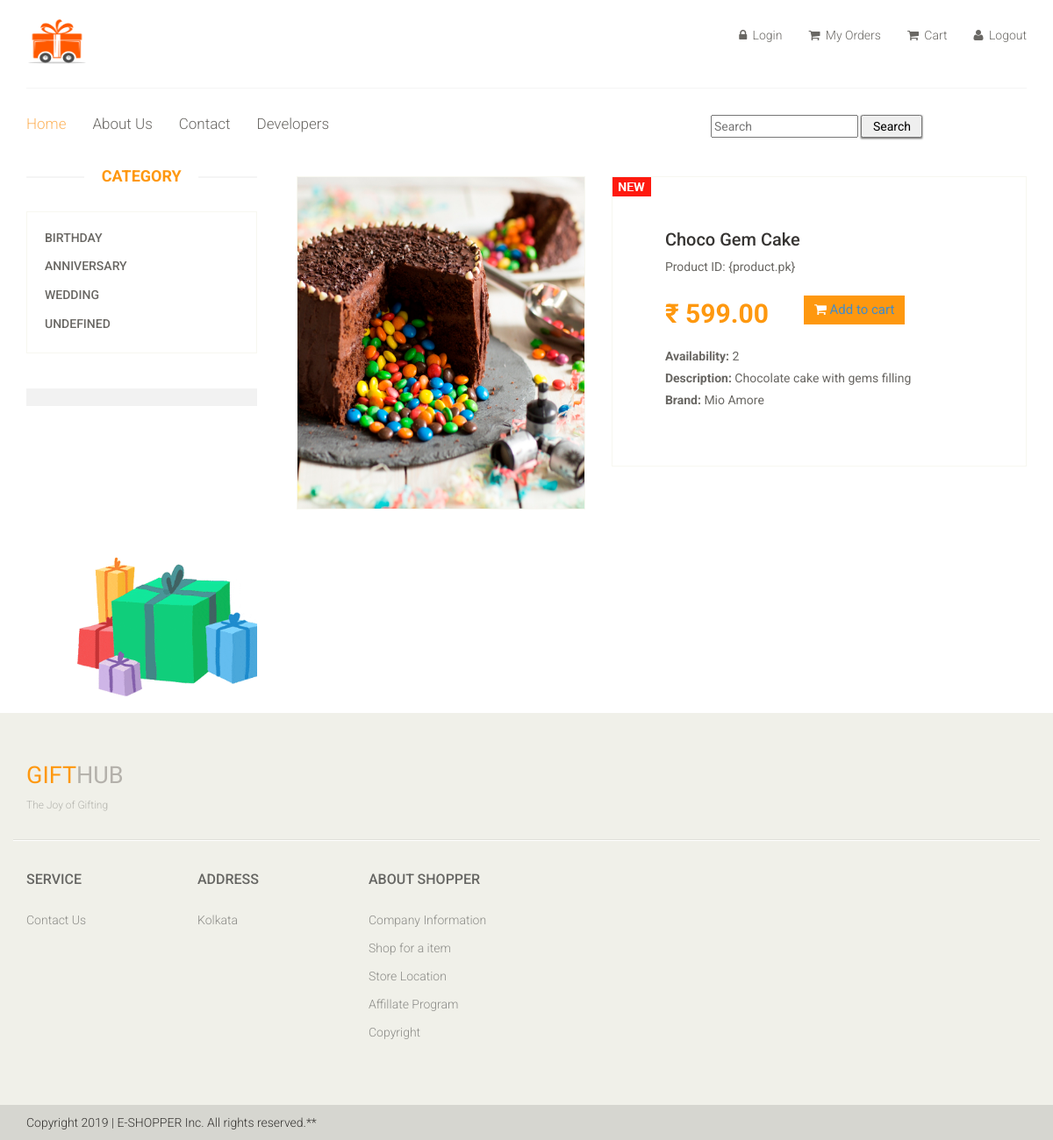
The page /product_details/1 on the database its author committed.
### main/models.py (models this page shows, shortened)
class Occasion(models.Model):
    foreign_main_pk = models.CharField(default='1', max_length=4)
    name = models.CharField(max_length=32)

class Product(models.Model):
    foreign_main_pk = models.CharField(default='1', max_length=4)
    foreign_ocassion_pk = models.CharField(default='4', max_length=4)
    name = models.CharField(max_length=32)
    keyword = models.CharField(max_length=256)
    details = models.TextField(default="details")
    price = models.DecimalField(default='0.00', decimal_places=2, max_digits=10)
    brand = models.CharField(default='brand', max_length=256)
    picture = models.ImageField(max_length=256, upload_to='home/products')
    in_stock = models.DecimalField(default='1', decimal_places=0, max_digits=10)

class Main(models.Model):
    name = models.CharField(max_length=32)
    about = models.TextField(default='Default')
    summary = models.CharField(default="summary", max_length=32)
    facebook = models.CharField(max_length=128)
    twitter = models.CharField(max_length=128)
    instagram = models.CharField(max_length=128)

### main/views.py (the view)
# urls.py: path('product_details/<pk>', views.product_details, name='product_details'),
def product_details(request, pk):
    site_name_f, site_name_l, site_summary = scrape_from_main(site_picker)
    pull_from_ocassion = Occasion.objects.all()
    pull_from_product = Product.objects.get(pk=pk)
    push_to_product_details = {
        'site_name_f' : site_name_f,
        'site_name_l' : site_name_l,
        'site_summary' : site_summary,
        'catagories' : pull_from_ocassion,
        'product' : pull_from_product,
    }
    return render(request, 'front/product_details.html', push_to_product_details)

### main/views.py (called while the page is built)
def scrape_from_main(pk):
    pull_from_main = Main.objects.get(pk=site_picker)
    mid = len(pull_from_main.name)//2
    site_name_f = pull_from_main.name[:mid+1]
    site_name_l = pull_from_main.name[mid+1:]
    site_summary = pull_from_main.summary
    return site_name_f, site_name_l, site_summary

### main/templates/front/product_details.html (shortened to what this page needs)
{% extends 'front/master.html' %}
{% load static %}
{% block mainspace %}
<section>
    <div class="container">
        <div class="row">
            <div class="col-sm-3">
                <div class="left-sidebar">
                    <h2>Category</h2>
                    <div class="panel-group category-products" id="accordian">
                        {% for catagory in catagories %}
                        <div class="panel panel-default">
                            <div class="panel-heading">
                                <h4 class="panel-title"><a href="/">{{catagory.name}}</a></h4>
                            </div>
                        </div>
                        {% endfor %}
                    </div>
                    <div class="shipping text-center">
                        <img src="{% static 'preloaded/images/img5.gif' %}" height="350" width="330" alt="" />
                    </div>
                </div>
            </div>
            <div class="col-sm-9 padding-right">
                <div class="product-details">
                    <div class="col-sm-5">
                        <div class="view-product">
                            <img src="{{product.picture.url}}" alt="" />
                        </div>
                    </div>
                    <div class="col-sm-7">
                        <div class="product-information">
                            <img src="{% static 'preloaded/images/product-details/new.jpg' %}" class="newarrival" alt="" />
                            <h2>{{product.name}}</h2>
                            <p>Product ID: {product.pk}</p>
                            <span>
                                <span>₹ {{product.price}}</span>
                                <button type="button" class="btn btn-fefault cart">
                                    <i class="fa fa-shopping-cart"></i>
                                    <a href="#">Add to cart</a>
                                </button>
                            </span>
                            {% if product.in_stock == 0 %}
                                <p><b>Availability:</b> Not in stock</p>
                            {% else %}
                                <p><b>Availability:</b> {{product.in_stock}}</p>
                            {% endif %}
                            <p><b>Description:</b> {{product.details}}</p>
                            <p><b>Brand:</b> {{product.brand}}</p>
                        </div>
                    </div>
                </div>
            </div>
        </div>
    </div>
</section>
{% endblock %}

### main/templates/front/master.html (shortened to what this page needs)
{% load static %}
<!DOCTYPE html>
<html lang="en">
    <head>
        <link href="{% static 'preloaded/css/bootstrap.min.css' %}" rel="stylesheet">
        <link href="{% static 'preloaded/css/font-awesome.min.css' %}" rel="stylesheet">
        <link href="{% static 'preloaded/css/prettyPhoto.css' %}" rel="stylesheet">
        <link href="{% static 'preloaded/css/price-range.css' %}" rel="stylesheet">
        <link href="{% static 'preloaded/css/animate.css' %}" rel="stylesheet">
        <link href="{% static 'preloaded/css/main.css' %}" rel="stylesheet">
        <link href="{% static 'preloaded/css/responsive.css' %}" rel="stylesheet">
    </head>
    <body>
        <header id='header'>
            <div class="header-middle">
			    <div class="container">
    				<div class="row">
					    <div class="col-sm-4">
    						<div class="logo pull-left">
							    <a href="/"><img src="{% static 'preloaded/images/img4.png' %}" height="60" width="70" alt="" /></a>
						    </div>
					    </div>
					    <div class="col-sm-8">
    						<div class="shop-menu pull-right">
							    <ul class="nav navbar-nav">
    							    <li><a href="#"><i class="fa fa-lock"></i> Login</a></li>
							        <li><a href="#"><i class="fa fa-shopping-cart"></i> My Orders</a></li>
							        <li><a href="#"><i class="fa fa-shopping-cart"></i> Cart</a></li>
								    <li><a href="#"><i class="fa fa-user"></i> Logout</a></li>
							    </ul>
						    </div>
					    </div>
				    </div>
			    </div>
            </div>
            <div class="header-bottom">
                <div class="container">
                    <div class="row">
                        <div class="col-sm-8">
                            <div class="mainmenu pull-left">
                                <ul class="nav navbar-nav collapse navbar-collapse">
                                    <li><a href="/" class="active">Home</a></li>
                                    <li><a href="#">About Us</a></li>
                                    <li><a href="#">Contact</a></li>
                                    <li><a href="#">Developers</a></li>
                                </ul>
                            </div>
                        </div>
                        <div class="col-sm-3">
                            <form name="form" method="get" action="/search">
                                <div class="search">
                                    <input type="text" name="query" id="query" placeholder="Search">
                                    <button class="btnCenter" type="submit">Search</button>
                                </div>
                            </form>
                        </div>
                    </div>
                </div>
            </div>
        </header>
        <main>{% block mainspace %}{% endblock %}</main>
        <footer id="footer">
            <div class="footer-top">
                <div class="container">
                    <div class="row">
                        <div class="col-sm-2">
                            <div class="companyinfo">
                                <h2><span>{{site_name_f}}</span>{{site_name_l}}</h2>
                                <p>{{site_summary}}</p>
                            </div>
                        </div>
                    </div>
                </div>
            </div>
            <div class="footer-widget">
                <div class="container">
                    <div class="row">
                        <div class="col-sm-2">
                            <div class="single-widget">
                                <h2>Service</h2>
                                <ul class="nav nav-pills nav-stacked">
                                    <li><a href="#">Contact Us</a></li>
                                </ul>
                            </div>
                        </div>
                        <div class="col-sm-2">
                            <div class="single-widget">
                                <h2>Address</h2>
                                <ul class="nav nav-pills nav-stacked">
                                    <li><a href="">Kolkata</a></li>
                                </ul>
                            </div>
                        </div>
                        <div class="col-sm-2">
                            <div class="single-widget">
                                <h2>About Shopper</h2>
                                <ul class="nav nav-pills nav-stacked">
                                    <li><a href="">Company Information</a></li>
                                    <li><a href="#">Shop for a item</a></li>
                                    <li><a href="#">Store Location</a></li>
                                    <li><a href="#">Affillate Program</a></li>
                                    <li><a href="#">Copyright</a></li>
                                </ul>
                            </div>
                        </div>
                    </div>
                </div>
            </div>
            <div class="footer-bottom">
                <div class="container">
                    <div class="row">
                        <p class="pull-left">Copyright 2019 | E-SHOPPER Inc. All rights reserved.**</p>
                    </div>
                </div>
            </div>
        </footer>
    </body>
</html>

### main/templates/front/master.html (style rules this page uses)
.btnCenter { width:70px; height:auto; box-shadow:0 1px 2px #5e5d5b; text-align: center; }

### rows shown on the page
Occasion: name "BIRTHDAY"
Occasion: name "ANNIVERSARY"
Occasion: name "WEDDING"
Occasion: name "UNDEFINED"
Product: picture (picture), name "Choco Gem Cake", price "599.00", in_stock "2", details "Chocolate cake with gems filling", brand "Mio Amore"
Main: summary "The Joy of Gifting"

### other values the page prints
{{ site_name_f }} "GIFT"
{{ site_name_l }} "HUB"
